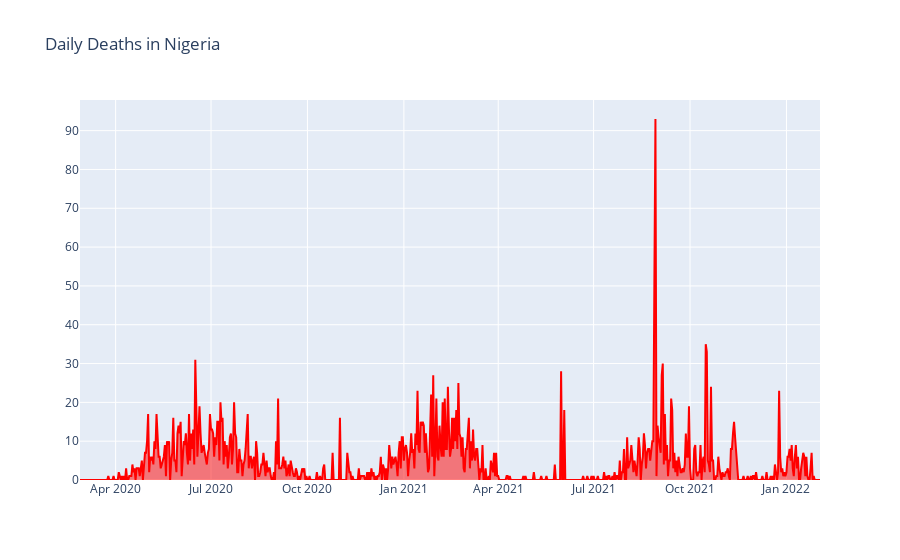

Here is the notebook cell this chart was saved with:
### Markdown cell above
Intrepetation :
High number of cases were recorded during festive period majorly December to January.

### Code cell
# Cumulative death cases

fig12 = go.Figure()
fig12.add_trace(go.Scatter(x = time_series_dates.index, y = time_series_dates['Deaths'], fill = 'tonexty',
                          line_color = 'red'))
fig12.update_layout(title = 'Daily Deaths in Nigeria')
fig12.show()

### Figure 1 — Plotly figure (JSON) as saved in the notebook; plotly's stock layout.template omitted (floating-point values rounded to 4 significant figures; data arrays with more than 128 entries replaced by an {"elided": "..."} marker saying what was removed)
{"data": [{"fill": "tonexty", "line": {"color": "red"}, "type": "scatter", "x": {"elided": "707 str values"}, "y": {"elided": "707 int values"}}], "layout": {"autosize": true, "title": {"text": "Daily Deaths in Nigeria"}, "xaxis": {"autorange": true, "range": ["2020-02-27", "2022-02-02"], "type": "date"}, "yaxis": {"autorange": true, "range": [0, 97.89], "type": "linear"}}}
